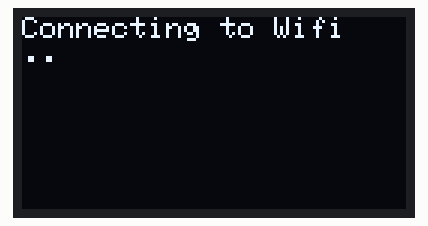
Bench run of a sketch on a simulated ESP32. Parts: 128×64 one-colour display. WiFi joins after 1.5 s; servers stay silent unless stated; the local clock reads 2024-03-15 10:24:30 at power-on unless the sketch sets it.

Above: at 1.3 s.
At 1.8 s:
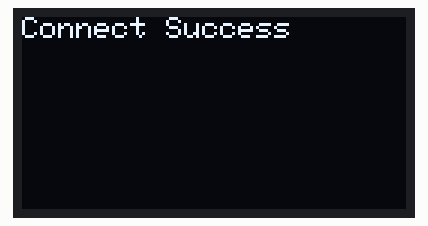
At 4.9 s:
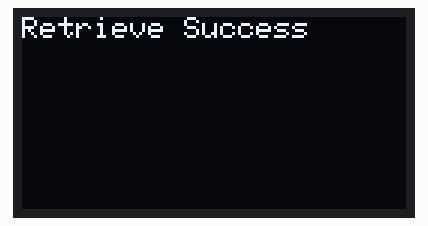
At 8.1 s:
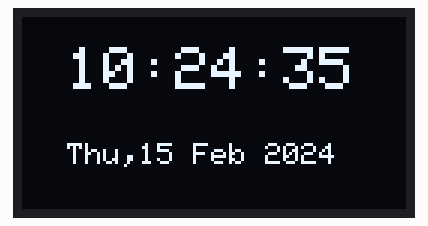
At 23.1 s:
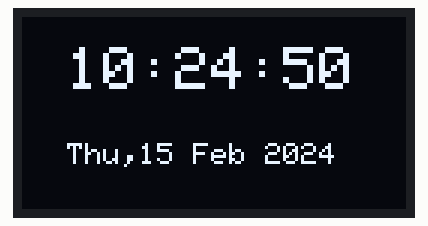
At 39.1 s:
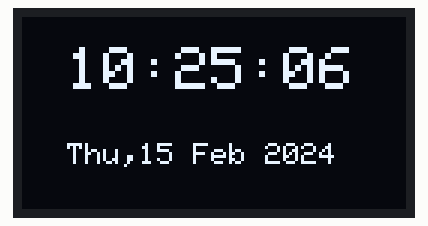

The sketch:

17_1.ino
```cpp
#include <WiFi.h>
#include <time.h>
#include <uRTCLib.h>
#include <Adafruit_GFX.h>
#include <Adafruit_SH1106.h>
#define SDA 21
#define SCL 22
const char* ssid = "ชื่อ SSID";
const char* password = "รหัสผ่าน";
const char* ntpServer = "pool.ntp.org";
const long gmtOffset_sec = 7 * 3600;
const int daylightOffset_sec = 7 * 3600;
struct tm timeinfo;
String Str_Day[] = {"Sun", "Mon", "Tue", "Wed", "Thu", "Fri", "Sat"};
String Str_Month[] = {"Jan", "Feb", "Mar", "Apr", "May", "Jun", "Jul", "Aug", "Sep", "Oct", "Nov", "Dec"};
Adafruit_SH1106 display(SDA, SCL);
uRTCLib rtc(0x68, URTCLIB_MODEL_DS3231);
int hour, minute, sec, day, date, month, year;
void updateTime(){
 hour = rtc.hour();
 if(hour < 10){
   display.print("0");
 }
 display.print(hour);
 display.print(":");
 minute = rtc.minute();
 if(minute < 10){
   display.print("0");
 }
 display.print(minute);
 display.print(":");
 sec = rtc.second();
 if(sec < 10){
   display.print("0");
 }
 display.print(sec);
}
void updateDate(){
 day = rtc.dayOfWeek();
 display.print(Str_Day[day - 1]);
 display.print(",");
 date = rtc.day();
 if(date < 10){
   display.print("0");
 }
 display.print(date);
 display.print(" ");
 month = rtc.month();
 display.print(Str_Month[month - 1]);
 display.print(" ");
 year = rtc.year();
 display.print("20");
 if(year < 10){
   display.print("0");
 }
 display.print(year);
}
void setup(){
 display.begin(SH1106_SWITCHCAPVCC, 0x3C);
 display.clearDisplay();
 display.display();
 delay(100);
 display.setTextSize(1);
 display.setTextColor(WHITE);
 display.setCursor(0, 0);
 display.println("Connecting to Wifi");
 WiFi.begin(ssid, password);
 while (WiFi.status() != WL_CONNECTED) {
   delay(500);
   display.print(".");
   display.display();
 }
 display.clearDisplay();
 display.setCursor(0, 0);
 display.print("Connect Success");
 display.display();
 delay(3000);
 configTime(gmtOffset_sec, daylightOffset_sec, ntpServer);
 URTCLIB_WIRE.begin();
 printLocalTime();
 WiFi.disconnect(true);
 WiFi.mode(WIFI_OFF);
}
void loop(){
 rtc.refresh();
 display.clearDisplay();
 display.setTextSize(2);
 display.setCursor(15, 10);
 updateTime();
 display.println("");
 display.println("");
 display.setTextSize(1);
 display.setCursor(15, display.getCursorY());
 updateDate();
 display.display();
}
void printLocalTime(){
 display.clearDisplay();
 display.setCursor(0, 0);
 display.println("Retrieving Time from Internet");
 display.display();
 if(!getLocalTime(&timeinfo)){
   display.print(".");
   display.display();
   delay(500);
 }
 display.clearDisplay();
 display.setCursor(0, 0);
 display.print("Retrieve Success");
 display.display();
 delay(3000);
 rtc.set(timeinfo.tm_sec, timeinfo.tm_min, timeinfo.tm_hour, timeinfo.tm_wday + 1,
   timeinfo.tm_mday, timeinfo.tm_mon, timeinfo.tm_year - 100
 );
}
```

Measured:
- what the display in image 1 shows lasts 3.0 s, from 1.8 s to 4.8 s
- what the display in image 3 shows lasts 0.9 s, from 8.1 s to 9.0 s
